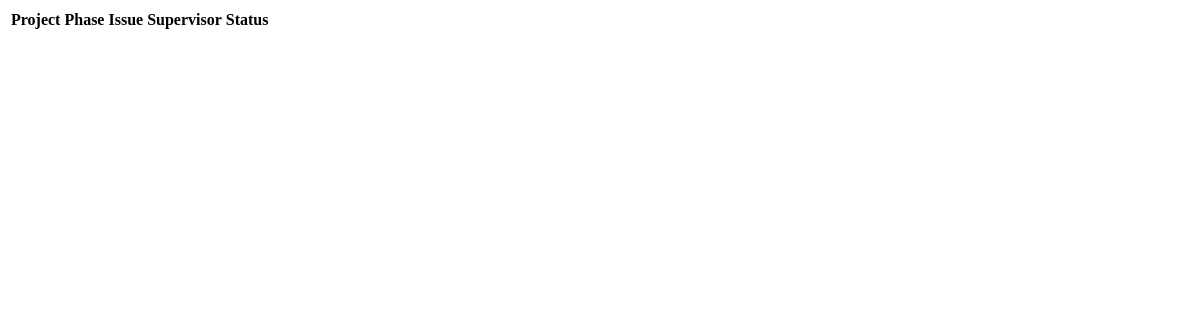
Before: /construction/pm-issues/ (signed in) with the older database file.
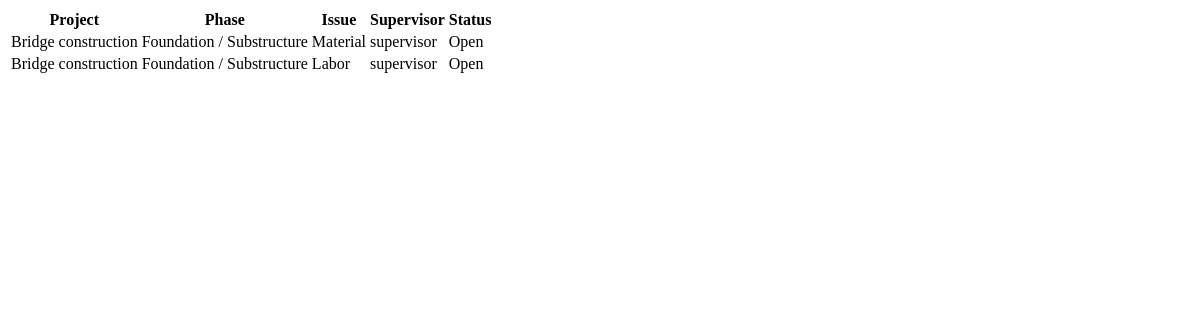
After: the same page with the newer database file.
### construction/models.py (models this page shows, shortened)
class Issue(models.Model):
    ISSUE_TYPES = [
        ('material', 'Material Delay'),
        ('labor', 'Labor Shortage'),
        ('safety', 'Safety Issue'),
        ('weather', 'Weather Issue'),
        ('other', 'Other'),
    ]
    project = models.ForeignKey(Project, on_delete=models.CASCADE)
    phase = models.ForeignKey(ProjectPhase, on_delete=models.CASCADE)
    reported_by = models.ForeignKey(User, on_delete=models.CASCADE)
    issue_type = models.CharField(max_length=20, choices=ISSUE_TYPES)
    description = models.TextField()
    is_resolved = models.BooleanField(default=False)
    created_at = models.DateTimeField(auto_now_add=True)

class Project(models.Model):
    name = models.CharField(max_length=200)
    created_by = models.ForeignKey(
        User,
        on_delete=models.SET_NULL,
        null=True,
        related_name='created_projects'
    )
    manager = models.ForeignKey(
        User,
        on_delete=models.PROTECT,
        related_name='managed_projects',
        limit_choices_to={'role__name': 'Project Manager'}
    )
    start_date = models.DateField()
    end_date = models.DateField()
    budget = models.DecimalField(max_digits=15, decimal_places=2)
    is_active = models.BooleanField(default=True)
    created_at = models.DateTimeField(auto_now_add=True)

class ProjectPhase(models.Model):
    project = models.ForeignKey(
        Project,
        on_delete=models.CASCADE,
        related_name='phases'
    )
    phase_name = models.CharField(max_length=100)
    progress = models.PositiveIntegerField(default=0)
    expected_end = models.DateField()
    actual_end = models.DateField(null=True, blank=True)

### accounts/models.py (models this page shows)
class User(AbstractUser):
    role = models.ForeignKey(
        Role,
        on_delete=models.PROTECT,
        null=True,
        blank=True
    )
    created_by = models.ForeignKey(
        'self',
        null=True,
        blank=True,
        on_delete=models.SET_NULL,
        related_name='created_users'
    )
    created_at = models.DateTimeField(auto_now_add=True)

### construction/views.py (the view)
# urls.py: path('pm-issues/',views.pm_issues,name='pm_issues'),
@login_required
@user_passes_test(is_pm)
def pm_issues(request):
    issues = Issue.objects.filter(project__manager=request.user)
    return render(request, 'construction/pm_issues.html', {'issues': issues})

### construction/views.py (called while the page is built)
def is_pm(user):
    return user.role and user.role.name == 'Project Manager'

### construction/templates/construction/pm_issues.html
<table class="w-full">
  <tr class="bg-gray-100">
    <th>Project</th>
    <th>Phase</th>
    <th>Issue</th>
    <th>Supervisor</th>
    <th>Status</th>
  </tr>
  {% for issue in issues %}
  <tr>
    <td>{{ issue.project.name }}</td>
    <td>{{ issue.phase.phase_name }}</td>
    <td>{{ issue.get_issue_type_display }}</td>
    <td>{{ issue.reported_by.username }}</td>
    <td>
      {% if issue.is_resolved %}
        <span class="text-green-600">Resolved</span>
      {% else %}
        <span class="text-red-600">Open</span>
      {% endif %}
    </td>
  </tr>
  {% endfor %}
</table>

Changed rows visible on the page:
added Issue: project.name "Bridge construction", phase.phase_name "Foundation / Substructure", issue_type "Material", reported_by.username "supervisor", is_resolved "Open"
added Issue: project.name "Bridge construction", phase.phase_name "Foundation / Substructure", issue_type "Labor", reported_by.username "supervisor", is_resolved "Open"
